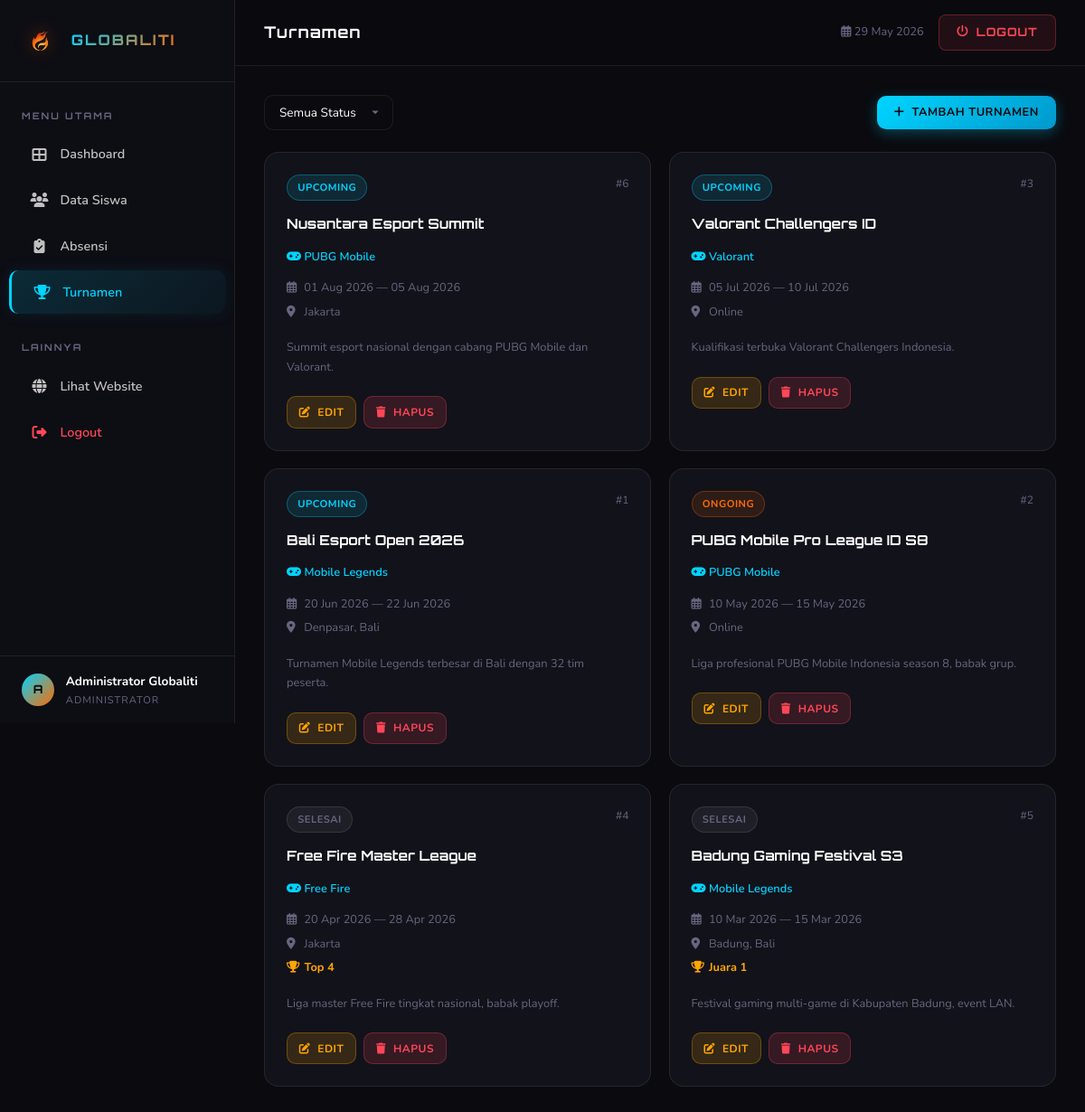
Screenshot of /admin/turnamen.php (signed in) with the database file from the repository.
### tables this page shows
CREATE TABLE `turnamen` (
  `id` INT AUTO_INCREMENT PRIMARY KEY,
  `nama_turnamen` VARCHAR(150) NOT NULL,
  `game` VARCHAR(50) NOT NULL,
  `tanggal_mulai` DATE NOT NULL,
  `tanggal_selesai` DATE DEFAULT NULL,
  `lokasi` VARCHAR(150) DEFAULT NULL,
  `status` ENUM('Upcoming','Ongoing','Selesai') NOT NULL DEFAULT 'Upcoming',
  `hasil` VARCHAR(100) DEFAULT NULL,
  `deskripsi` TEXT DEFAULT NULL,
  `created_at` TIMESTAMP DEFAULT CURRENT_TIMESTAMP
);

### admin/turnamen.php (the view, shortened to what this page needs)
<?php
require_once 'config/database.php';
$sql = "SELECT * FROM turnamen WHERE 1=1";
$params = [];
$sql .= " ORDER BY tanggal_mulai DESC";
$stmt = $pdo->prepare($sql);
$stmt->execute($params);
$tournaments = $stmt->fetchAll();
require_once 'includes/header.php';
?>
<div style="display:flex; justify-content:space-between; align-items:center; flex-wrap:wrap; gap:1rem; margin-bottom:1.5rem;">
    <form method="GET" style="display:flex; gap:0.6rem; align-items:center;">
        <select name="status" class="filter-select" onchange="this.form.submit()">
            <option value="">Semua Status</option>
        </select>
    </form>
    <button class="btn btn-primary" data-modal="modalTambahTurnamen"><i class="fas fa-plus"></i> Tambah Turnamen</button>
</div>
<?php if (empty($tournaments)): ?>
    <div class="card"><div class="card-body"><div class="empty-state"><i class="fas fa-trophy"></i><p>Belum ada data turnamen</p></div></div></div>
<?php else: ?>
<div class="tournament-grid">
    <?php foreach ($tournaments as $t):
        $statusClass = match($t['status']) {
            'Upcoming' => 'badge-upcoming',
            'Ongoing' => 'badge-ongoing',
            'Selesai' => 'badge-selesai',
            default => 'badge-selesai'
        };
    ?>
    <div class="tournament-card-admin">
        <div class="t-header">
            <span class="badge <?= $statusClass ?>"><?= $t['status'] ?></span>
            <span style="color:var(--text-muted); font-size:0.75rem">#<?= $t['id'] ?></span>
        </div>
        <div class="t-title"><?= htmlspecialchars($t['nama_turnamen']) ?></div>
        <div class="t-game"><i class="fas fa-gamepad"></i> <?= htmlspecialchars($t['game']) ?></div>
        <div class="t-meta">
            <span><i class="far fa-calendar-alt"></i> <?= date('d M Y', strtotime($t['tanggal_mulai'])) ?><?= $t['tanggal_selesai'] ? ' — ' . date('d M Y', strtotime($t['tanggal_selesai'])) : '' ?></span>
            <span><i class="fas fa-map-marker-alt"></i> <?= htmlspecialchars($t['lokasi'] ?? 'TBA') ?></span>
            <?php if ($t['hasil']): ?>
                <span style="color:var(--warning); font-weight:700"><i class="fas fa-trophy"></i> <?= htmlspecialchars($t['hasil']) ?></span>
            <?php endif; ?>
        </div>
        <?php if ($t['deskripsi']): ?>
            <p style="color:var(--text-muted); font-size:0.8rem; margin-top:0.3rem;"><?= htmlspecialchars($t['deskripsi']) ?></p>
        <?php endif; ?>
        <div class="t-actions">
            <button class="btn btn-warning btn-sm" onclick='openEditModal("modalEditTurnamen", <?= json_encode($t) ?>)'><i class="fas fa-edit"></i> Edit</button>
            <a href="turnamen_proses.php?action=delete&id=<?= $t['id'] ?>" class="btn btn-danger btn-sm btn-delete"><i class="fas fa-trash"></i> Hapus</a>
        </div>
    </div>
    <?php endforeach; ?>
</div>
<?php endif; ?>
<?php require_once 'includes/footer.php'; ?>

### admin/css/admin.css (style rules this page uses)
:root { --bg-dark: #0A0A0F; --bg-card: #12121A; --bg-card-hover: #1A1A28; --bg-sidebar: #0D0D14; --accent-cyan: #00D4FF; --accent-orange: #FF6B00; --accent-cyan-glow: rgba(0,212,255,0.3); --accent-orange-glow: rgba(255,107,0,0.3); --text-primary: #FFFFFF; --text-secondary: #C0C0C0; --text-muted: #666680; --border-color: rgba(255,255,255,0.08); --glass-bg: rgba(18,18,26,0.7); --glass-border: rgba(255,255,255,0.1); --success: #2ED573; --warning: #FFA502; --danger: #FF4757; --info: #00D4FF; --sidebar-width: 260px; }
* { margin:0; padding:0; box-sizing:border-box; }
html { scroll-behavior:smooth; }
body { font-family:'Nunito',sans-serif; background:var(--bg-dark); color:var(--text-primary); overflow-x:hidden; line-height:1.7; min-height:100vh; }
a { text-decoration:none; color:inherit; }
.badge { display:inline-block; padding:0.25rem 0.7rem; border-radius:50px; font-size:0.7rem; font-weight:700; text-transform:uppercase; letter-spacing:0.5px; }
.badge-upcoming { background:rgba(0,212,255,0.12); color:var(--accent-cyan); border:1px solid rgba(0,212,255,0.3); }
.badge-ongoing { background:rgba(255,107,0,0.12); color:var(--accent-orange); border:1px solid rgba(255,107,0,0.3); }
.badge-selesai { background:rgba(255,255,255,0.06); color:var(--text-muted); border:1px solid rgba(255,255,255,0.1); }
.btn { display:inline-flex; align-items:center; gap:0.5rem; padding:0.6rem 1.2rem; border-radius:10px; font-weight:700; font-size:0.8rem; cursor:pointer; transition:all 0.3s; border:none; font-family:'Nunito',sans-serif; text-transform:uppercase; letter-spacing:0.5px; }
.btn-primary { background:linear-gradient(135deg,var(--accent-cyan),#0099cc); color:var(--bg-dark); box-shadow:0 4px 15px var(--accent-cyan-glow); }
.btn-warning { background:rgba(255,165,2,0.15); color:var(--warning); border:1px solid rgba(255,165,2,0.3); }
.btn-danger { background:rgba(255,71,87,0.15); color:var(--danger); border:1px solid rgba(255,71,87,0.3); }
.btn-sm { padding:0.4rem 0.8rem; font-size:0.75rem; }
.filter-select { padding:0.7rem 2.5rem 0.7rem 1rem; background:rgba(10,10,15,0.6); border:1px solid var(--border-color); border-radius:10px; color:var(--text-primary); font-size:0.85rem; outline:none; cursor:pointer; font-family:'Nunito',sans-serif; appearance:none; background-repeat:no-repeat; background-position:right 0.8rem center; }
.filter-select option { background:var(--bg-card); }
.tournament-grid { display:grid; grid-template-columns:repeat(auto-fill,minmax(320px,1fr)); gap:1.2rem; }
.tournament-card-admin { background:var(--bg-card); border:1px solid var(--border-color); border-radius:16px; padding:1.5rem; transition:all 0.3s; display:flex; flex-direction:column; gap:0.8rem; }
.tournament-card-admin .t-header { display:flex; justify-content:space-between; align-items:flex-start; }
.tournament-card-admin .t-title { font-family:'Orbitron',sans-serif; font-size:0.95rem; font-weight:700; }
.tournament-card-admin .t-game { color:var(--accent-cyan); font-size:0.8rem; font-weight:600; }
.tournament-card-admin .t-meta { color:var(--text-muted); font-size:0.8rem; display:flex; flex-direction:column; gap:0.3rem; }
.tournament-card-admin .t-meta i { width:16px; }
.tournament-card-admin .t-actions { display:flex; gap:0.5rem; margin-top:0.5rem; }

### rows the page displays
turnamen: status "UPCOMING", id "6", nama_turnamen "Nusantara Esport Summit", game "PUBG Mobile", tanggal_mulai "01 Aug 2026", tanggal_selesai "05 Aug 2026", lokasi "Jakarta", deskripsi "Summit esport nasional dengan cabang PUBG Mobile dan Valorant."
turnamen: status "UPCOMING", id "3", nama_turnamen "Valorant Challengers ID", game "Valorant", tanggal_mulai "05 Jul 2026", tanggal_selesai "10 Jul 2026", lokasi "Online", deskripsi "Kualifikasi terbuka Valorant Challengers Indonesia."
turnamen: status "UPCOMING", id "1", nama_turnamen "Bali Esport Open 2026", game "Mobile Legends", tanggal_mulai "20 Jun 2026", tanggal_selesai "22 Jun 2026", lokasi "Denpasar, Bali", deskripsi "Turnamen Mobile Legends terbesar di Bali dengan 32 tim peserta."
turnamen: status "ONGOING", id "2", nama_turnamen "PUBG Mobile Pro League ID S8", game "PUBG Mobile", tanggal_mulai "10 May 2026", tanggal_selesai "15 May 2026", lokasi "Online", deskripsi "Liga profesional PUBG Mobile Indonesia season 8, babak grup."
turnamen: status "SELESAI", id "4", nama_turnamen "Free Fire Master League", game "Free Fire", tanggal_mulai "20 Apr 2026", tanggal_selesai "28 Apr 2026", lokasi "Jakarta", hasil "Top 4", deskripsi "Liga master Free Fire tingkat nasional, babak playoff."
turnamen: status "SELESAI", id "5", nama_turnamen "Badung Gaming Festival S3", game "Mobile Legends", tanggal_mulai "10 Mar 2026", tanggal_selesai "15 Mar 2026", lokasi "Badung, Bali", hasil "Juara 1", deskripsi "Festival gaming multi-game di Kabupaten Badung, event LAN."

### other values shown
$adminInitial "A"
$adminNama "Administrator Globaliti"
$pageTitle "Turnamen"
